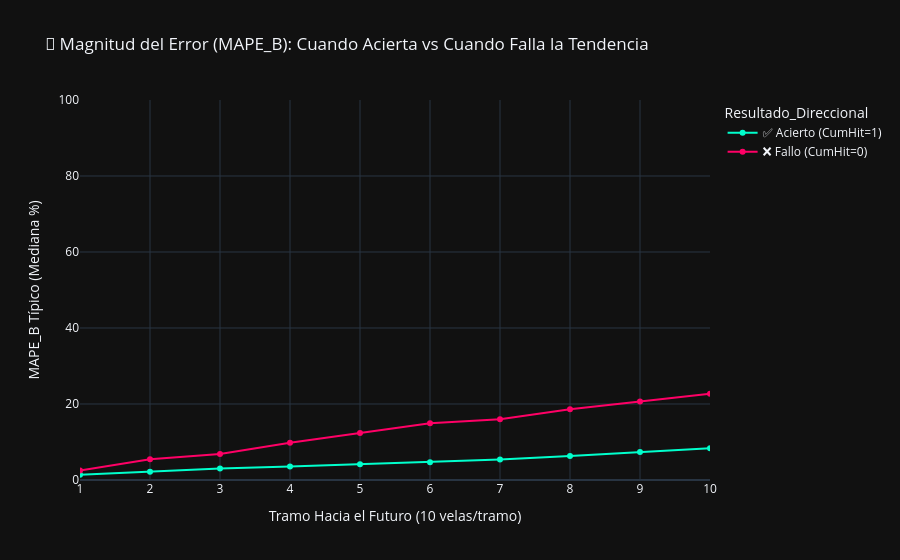

Notebook cell for this chart:
### Markdown cell above
### 🔬 Módulo 4.5: Propagación del Error (Aciertos vs Fallos Direccionales)\n
Respondemos a la pregunta: *Cuando Kinetopus adivina la macrotendencia (CumHit = 1), ¿qué tan lejos está el precio exacto? ¿Y qué pasa cuando falla (CumHit = 0)?*\n
Esto separa la magnitud del error en dos grupos distintos.

### Code cell
if not df_clean.empty and 'CumHit_B1' in df_clean.columns:
    error_prefix = 'MAPE_B' if 'MAPE_B1' in df_clean.columns else 'RMSE_B'
    
    records = []
    
    # Extraemos el error condicionado al Hit Acumulado
    for idx, row in df_clean.iterrows():
        for i in range(1, 16):
            hit_col = f'CumHit_B{i}'
            error_col = f'{error_prefix}{i}'
            
            if hit_col in row and error_col in row:
                hit_val = row[hit_col]
                error_val = row[error_col]
                
                if pd.notna(hit_val) and pd.notna(error_val):
                    records.append({
                        'Tramo_Futuro': i,
                        'Resultado_Direccional': '✅ Acierto (CumHit=1)' if hit_val == 1.0 else '❌ Fallo (CumHit=0)',
                        'Error': error_val
                    })
                    
    if records:
        df_errors = pd.DataFrame(records)
        
        # Mediana del Error separada por Resultado Direccional
        median_errors = df_errors.groupby(['Tramo_Futuro', 'Resultado_Direccional'])['Error'].median().reset_index()
        
        fig = px.line(median_errors, x='Tramo_Futuro', y='Error', color='Resultado_Direccional', markers=True,
                      color_discrete_map={'✅ Acierto (CumHit=1)': '#00ffcc', '❌ Fallo (CumHit=0)': '#ff0066'},
                      title=f"🔬 Magnitud del Error ({error_prefix}): Cuando Acierta vs Cuando Falla la Tendencia",
                      labels={'Tramo_Futuro': 'Tramo Hacia el Futuro (10 velas/tramo)', 'Error': f'{error_prefix} Típico (Mediana %)'})
                      
        fig.update_xaxes(dtick=1, range=[1, 10]) # Nos enfocamos en los primeros 10 tramos
        fig.update_layout(template='plotly_dark', yaxis_range=[0, 100])
        fig.show()
elif not df_clean.empty:
    print("⚠️ Falta la columna CumHit_B1. Vuelve a ejecutar el simulador.")

### Figure 1 — Plotly figure (JSON) as saved in the notebook; plotly's stock layout.template omitted (floating-point values rounded to 4 significant figures)
{"data": [{"hovertemplate": "Resultado_Direccional=✅ Acierto (CumHit=1)<br>Tramo Hacia el Futuro (10 velas/tramo)=%{x}<br>MAPE_B Típico (Mediana %)=%{y}<extra></extra>", "legendgroup": "✅ Acierto (CumHit=1)", "line": {"color": "#00ffcc", "dash": "solid"}, "marker": {"symbol": "circle"}, "mode": "lines+markers", "name": "✅ Acierto (CumHit=1)", "orientation": "v", "showlegend": true, "type": "scatter", "x": [1, 2, 3, 4, 5, 6, 7, 8, 9, 10, 11, 12, 13, 14, 15], "xaxis": "x", "y": [1.38, 2.2, 3.02, 3.58, 4.115, 4.685, 5.375, 6.295, 7.37, 8.365, 8.95, 9.105, 11.13, 11.05, 11.48], "yaxis": "y"}, {"hovertemplate": "Resultado_Direccional=❌ Fallo (CumHit=0)<br>Tramo Hacia el Futuro (10 velas/tramo)=%{x}<br>MAPE_B Típico (Mediana %)=%{y}<extra></extra>", "legendgroup": "❌ Fallo (CumHit=0)", "line": {"color": "#ff0066", "dash": "solid"}, "marker": {"symbol": "circle"}, "mode": "lines+markers", "name": "❌ Fallo (CumHit=0)", "orientation": "v", "showlegend": true, "type": "scatter", "x": [1, 2, 3, 4, 5, 6, 7, 8, 9, 10, 11, 12, 13, 14, 15], "xaxis": "x", "y": [2.47, 5.46, 6.86, 9.78, 12.38, 14.93, 16.01, 18.59, 20.64, 22.73, 24.31, 27.83, 30.16, 32.72, 35.31], "yaxis": "y"}], "layout": {"legend": {"title": {"text": "Resultado_Direccional"}, "tracegroupgap": 0}, "title": {"text": "🔬 Magnitud del Error (MAPE_B): Cuando Acierta vs Cuando Falla la Tendencia"}, "xaxis": {"anchor": "y", "domain": [0, 1], "dtick": 1, "range": [1, 10], "title": {"text": "Tramo Hacia el Futuro (10 velas/tramo)"}}, "yaxis": {"anchor": "x", "domain": [0, 1], "range": [0, 100], "title": {"text": "MAPE_B Típico (Mediana %)"}}}}
